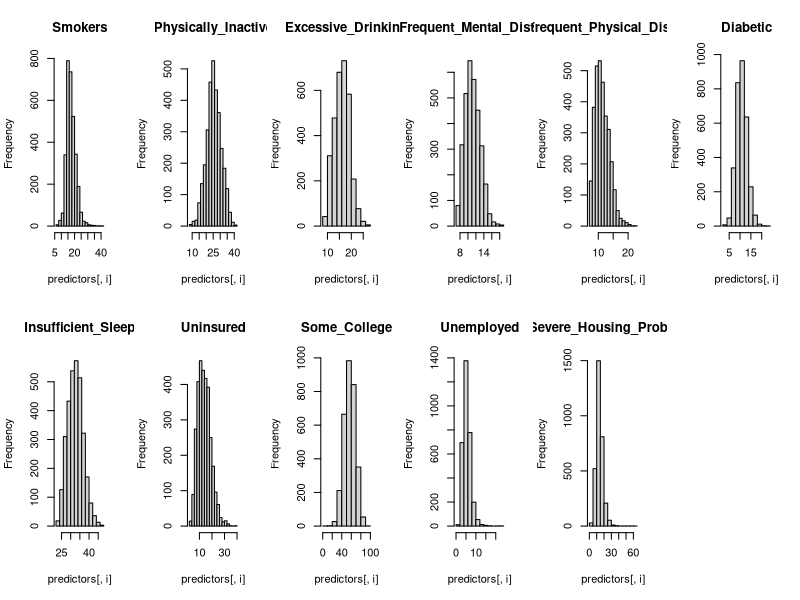
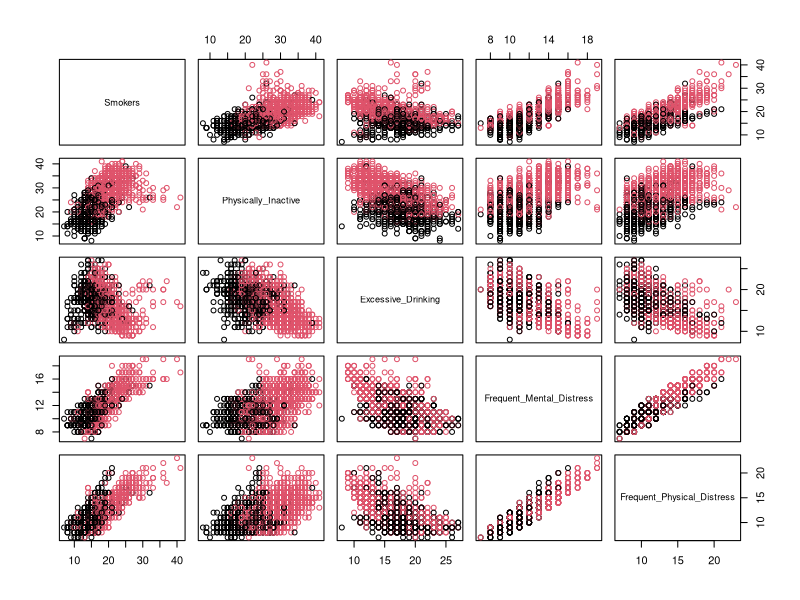
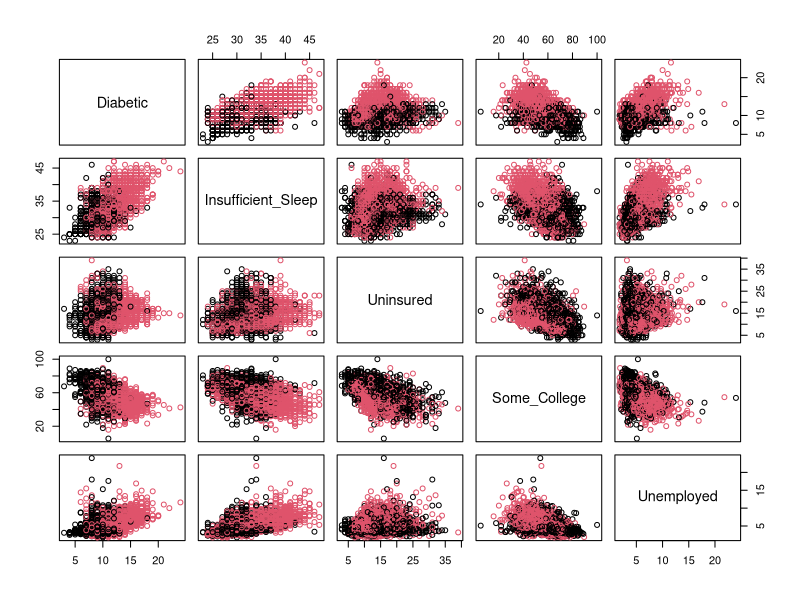
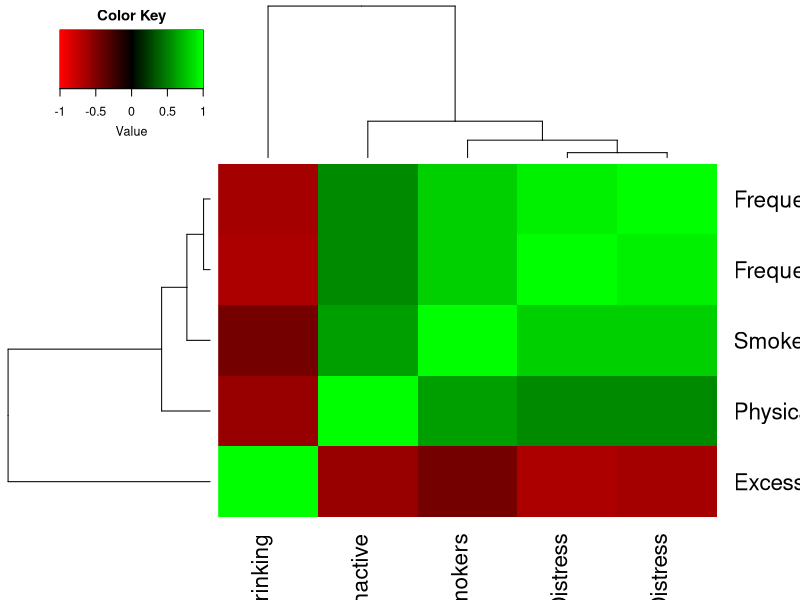
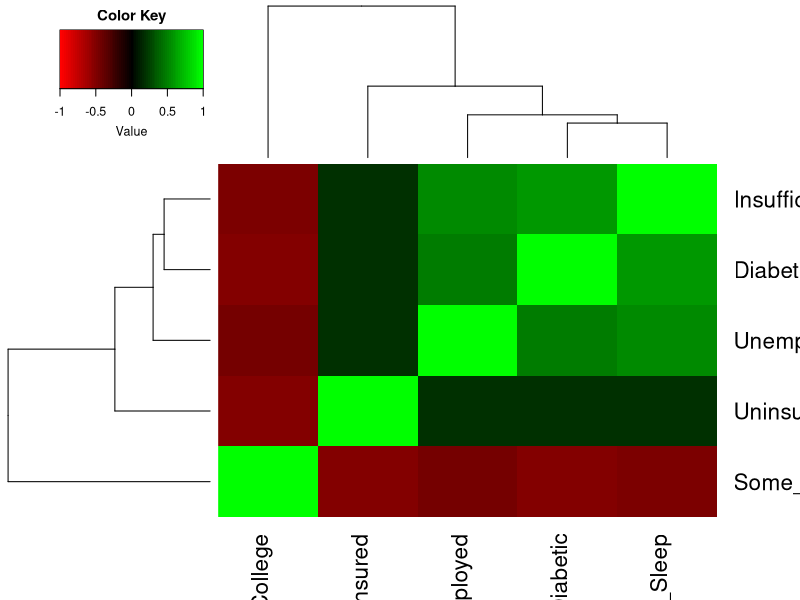

Here is the R script that generated these plots, in order: (Note: this script raises an error after producing the figures.)
## ---- chunk 1
knitr::opts_chunk$set(echo = TRUE)

library(Hmisc)
library(gplots)
library(ggplot2)
library(ROCR)
library(MASS)
library(corrplot)
library(randomForest) 
## ---- chunk 2
# import health data
data = read.csv("./Data/CHR_Data.csv")

# show data summary to identify variables with missing data
summary(data)
## ---- chunk 3
# impute variables with their medians, prefer medians in the event there is any skew
data$Premature_Death_Rate <- with(data,impute(Premature_Death_Rate,median)) # may use this later so imputing now
data$Unemployed <- with(data,impute(Unemployed,median))
data$Uninsured <- with(data,impute(Uninsured,median))
data$Graduation_Rate <- with(data,impute(Graduation_Rate))

# rescale Premature_Death_Rate so min value = 2.947 vs 2947, just a preference so it's not scaled so diff from predictors
data$Premature_Death_Rate <- data$Premature_Death_Rate/1000
## ---- chunk 4
# get chosen predictors for EDA
predictors <- data[,c(5,7:13,15:17)]

# histogram of chosen predictors
par(mfrow=c(2,6))
for(i in 1:11) {
    hist(predictors[,i], main=names(predictors)[i])
}
## ---- chunk 5
# create Obese Binary Classification
data$Obese_Class <- 1
data[data$Obese < 30, "Obese_Class"] <- 0
data$Obese_Class <- as.factor(as.character(data$Obese_Class))

# -- create new data set with obese_class first --
data2 <- data[,c(25,5,7:13,15:17)]

# scatter matrices, with Obese at the top
pairs(data2[,c(2:6)],col=data$Obese_Class)
pairs(data2[,c(7:11)],col=data$Obese_Class)

# predictor heatmap correlations
cor1 <- cor(data2[,2:6])
cor2 <- cor(data2[,7:11])

heatmap.2(cor1,col=redgreen(75), 
          density.info="none", trace="none", dendrogram=c("both"), 
          symm=F,symkey=T,symbreaks=T, scale="none",key=T)
heatmap.2(cor2,col=redgreen(75), 
          density.info="none", trace="none", dendrogram=c("both"), 
          symm=F,symkey=T,symbreaks=T, scale="none",key=T)

#Correlation Plot 
cor3 <- cor(data2_norace[,2:14])
df_corr <-corrplot(cor3, type="upper", addCoef.col = "white", number.digits = 2, number.cex = 0.5, method="square", order="hclust", title="Variable Corr Heatmap",tl.srt=45, tl.cex = 0.8)

## ---- chunk 6
round(cov(data2[2:11]), 2) # remove race
sum(diag(cov(data2[2:11]))) # total variance
## ---- chunk 7
# Logistics Regression
glm.fit <- glm(Obese_Class ~ ., data = data2, family = binomial)
summary(glm.fit)

## ---- chunk 8
# reduce data set to include only significant variables
data3 = data2[,c(1:3,5,7,9)]

# Logistics Regression
glm.fit <- glm(Obese_Class ~ ., data = data3, family = binomial)
summary(glm.fit)
#Confidence Intervals
confint.default(glm.fit) #Wald
confint(glm.fit) #Profile

#Performance Metrics

## ---- chunk 9

# PCA
dat.x <- data2[,2:12]
dat.y <- data2[,1]
pc.result<-prcomp(dat.x,scale.=TRUE)
pc.scores<-pc.result$x
pc.scores<-data.frame(pc.scores)
pc.scores$Obese_Class<-dat.y

#Loadings for interpretation
pc.result$rotation
## ---- chunk 10
#Scree plot
pc.eigen<-(pc.result$sdev)^2
pc.prop<-pc.eigen/sum(pc.eigen)
pc.cumprop<-cumsum(pc.prop)
plot(1:11,pc.prop,type="l",main="Scree Plot",ylim=c(0,1),xlab="PC #",ylab="Proportion of Variation")
axis(1, seq(1,11,1))
lines(1:11,pc.cumprop,lty=3)
## ---- chunk 11

#Use ggplot2 to plot pc's
ggplot(data = pc.scores, aes(x = PC1, y = PC2)) +
    geom_point(aes(col=Obese_Class), size=1)+
  geom_hline(yintercept = 0, colour = "gray65") +
    geom_vline(xintercept = 0, colour = "gray65") +
    ggtitle("PCA plot of Health Data")

ggplot(data = pc.scores, aes(x = PC1, y = PC3)) +
  geom_point(aes(col=Obese_Class), size=1)+
  geom_hline(yintercept = 0, colour = "gray65") +
  geom_vline(xintercept = 0, colour = "gray65") +
  ggtitle("PCA plot of Health Data")

ggplot(data = pc.scores, aes(x = PC1, y = PC4)) +
    geom_point(aes(col=Obese_Class), size=1)+
  geom_hline(yintercept = 0, colour = "gray65") +
    geom_vline(xintercept = 0, colour = "gray65") +
    ggtitle("PCA plot of Health Data")

ggplot(data = pc.scores, aes(x = PC1, y = PC5)) +
    geom_point(aes(col=Obese_Class), size=1)+
  geom_hline(yintercept = 0, colour = "gray65") +
    geom_vline(xintercept = 0, colour = "gray65") +
    ggtitle("PCA plot of Health Data")

ggplot(data = pc.scores, aes(x = PC1, y = PC6)) +
    geom_point(aes(col=Obese_Class), size=1)+
  geom_hline(yintercept = 0, colour = "gray65") +
    geom_vline(xintercept = 0, colour = "gray65") +
    ggtitle("PCA plot of Health Data")

ggplot(data = pc.scores, aes(x = PC1, y = PC7)) +
    geom_point(aes(col=Obese_Class), size=1)+
  geom_hline(yintercept = 0, colour = "gray65") +
    geom_vline(xintercept = 0, colour = "gray65") +
    ggtitle("PCA plot of Health Data")

ggplot(data = pc.scores, aes(x = PC1, y = PC8)) +
  geom_point(aes(col=Obese_Class), size=1)+
  geom_hline(yintercept = 0, colour = "gray65") +
  geom_vline(xintercept = 0, colour = "gray65") +
  ggtitle("PCA plot of Health Data")

ggplot(data = pc.scores, aes(x = PC1, y = PC9)) +
    geom_point(aes(col=Obese_Class), size=1)+
  geom_hline(yintercept = 0, colour = "gray65") +
    geom_vline(xintercept = 0, colour = "gray65") +
    ggtitle("PCA plot of Health Data")

ggplot(data = pc.scores, aes(x = PC1, y = PC10)) +
    geom_point(aes(col=Obese_Class), size=1)+
  geom_hline(yintercept = 0, colour = "gray65") +
    geom_vline(xintercept = 0, colour = "gray65") +
    ggtitle("PCA plot of Health Data")

ggplot(data = pc.scores, aes(x = PC1, y = PC11)) +
    geom_point(aes(col=Obese_Class), size=1)+
  geom_hline(yintercept = 0, colour = "gray65") +
    geom_vline(xintercept = 0, colour = "gray65") +
    ggtitle("PCA plot of Health Data")

## ---- chunk 12
samplesize=nrow(data2)
train_percent = .75
train_indices = sample(seq(1,samplesize,length = samplesize),train_percent*samplesize) # get random indices
train = data3[train_indices,] # random training data 
test = data3[-train_indices,] # random test data 

lda <- lda(Obese_Class~.,data = train)
qda <- qda(Obese_Class~.,data = train)

#lda confusion matrix
lda_prd<-predict(lda, newdata = test)$class
lda_cm<-table(lda_prd,test$Obese_Class)
lda_cm

#qda confusion matrix
qda_prd<-predict(qda, newdata = test)$class
qda_cm<-table(qda_prd,test$Obese_Class)
qda_cm

#lda overall misclassification rrror rate
lda_ME<-(lda_cm[2,1]+lda_cm[1,2])/(lda_cm[1,2]+lda_cm[2,2])
lda_ME

#lda Overall Accuracy
1-lda_ME

#qda overall misclassification rrror rate
qda_ME<-(qda_cm[2,1]+qda_cm[1,2])/(qda_cm[1,2]+qda_cm[2,2])
qda_ME

#qda Overall Accuracy
1-qda_ME

#--lda ROC--
ldaprd<-predict(lda, newdata = train)$posterior
#correcting for the way lda creates predicted probabilities
ldaprd<-ldaprd[,2]

pred <- prediction(ldaprd, train$Obese_Class)
roc.perf = performance(pred, measure = "tpr", x.measure = "fpr")
auc.train <- performance(pred, measure = "auc")
auc.train <- auc.train@y.values

#Plot lda ROC
plot(roc.perf,main="LDA")
abline(a=0, b= 1) #Ref line indicating poor performance
text(x = .25, y = .75,paste("AUC = ", round(auc.train[[1]],3), sep = ""))

#--qda ROC--
qdaprd<-predict(qda, newdata = train)$posterior
#correcting for the way lda creates predicted probabilities
qdaprd<-qdaprd[,2]

pred <- prediction(qdaprd, train$Obese_Class)
roc.perf = performance(pred, measure = "tpr", x.measure = "fpr")
auc.train <- performance(pred, measure = "auc")
auc.train <- auc.train@y.values

#Plot lda ROC
plot(roc.perf,main="QDA")
abline(a=0, b= 1) #Ref line indicating poor performance
text(x = .25, y = .75,paste("AUC = ", round(auc.train[[1]],3), sep = ""))


## ---- chunk 13
#Feel free to delete/update/put your own in.  I was just messing around with this and uploaded it for fun.  

#f'ing forrests
data4 <- data[,c(5,7:18,24:25)]
Obsese.full.forrest <- randomForest(Obese_Class~., data=data4, importance = TRUE) #importance(rf_model) #Variable importance for placement order (Forward, Backward, Stepwise) 
varImpPlot(Obsese.full.forrest,type=1, main='Random Tree Variable Importance') 
